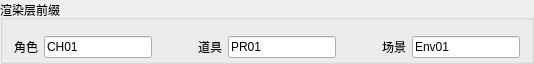
    <widget class="QGroupBox" name="groupBox_2">
     <property name="maximumSize">
      <size>
       <width>16777215</width>
       <height>50</height>
      </size>
     </property>
     <property name="title">
      <string>渲染层前缀</string>
     </property>
     <layout class="QHBoxLayout" name="horizontalLayout_4">
      <property name="topMargin">
       <number>16</number>
      </property>
      <property name="bottomMargin">
       <number>3</number>
      </property>
      <item>
       <widget class="QLabel" name="label_2">
        <property name="text">
         <string>角色</string>
        </property>
       </widget>
      </item>
      <item>
       <widget class="QLineEdit" name="CharRenderLayerNameWgt">
        <property name="toolTip">
         <string>角色</string>
        </property>
        <property name="text">
         <string>CH01</string>
        </property>
       </widget>
      </item>
      <item>
       <spacer name="horizontalSpacer">
        <property name="orientation">
         <enum>Qt::Horizontal</enum>
        </property>
        <property name="sizeHint" stdset="0">
         <size>
          <width>40</width>
          <height>20</height>
         </size>
        </property>
       </spacer>
      </item>
      <item>
       <widget class="QLabel" name="label_3">
        <property name="text">
         <string>道具</string>
        </property>
       </widget>
      </item>
      <item>
       <widget class="QLineEdit" name="PropRenderLayerNameWgt">
        <property name="toolTip">
         <string>道具</string>
        </property>
        <property name="text">
         <string>PR01</string>
        </property>
       </widget>
      </item>
      <item>
       <spacer name="horizontalSpacer_2">
        <property name="orientation">
         <enum>Qt::Horizontal</enum>
        </property>
        <property name="sizeHint" stdset="0">
         <size>
          <width>40</width>
          <height>20</height>
         </size>
        </property>
       </spacer>
      </item>
      <item>
       <widget class="QLabel" name="label_4">
        <property name="text">
         <string>场景</string>
        </property>
       </widget>
      </item>
      <item>
       <widget class="QLineEdit" name="SetRenderLayerNameWgt">
        <property name="toolTip">
         <string>场景</string>
        </property>
        <property name="text">
         <string>Env01</string>
        </property>
       </widget>
      </item>
     </layout>
    </widget>
